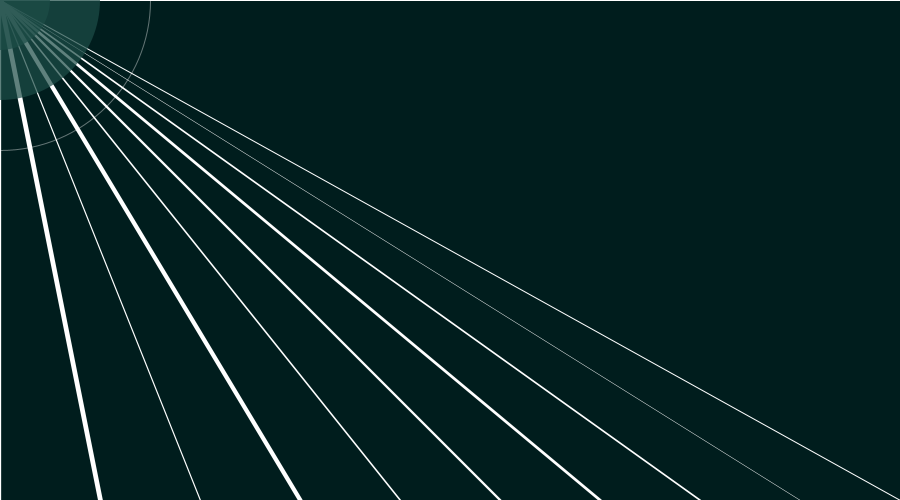
Frame 1 (no input)
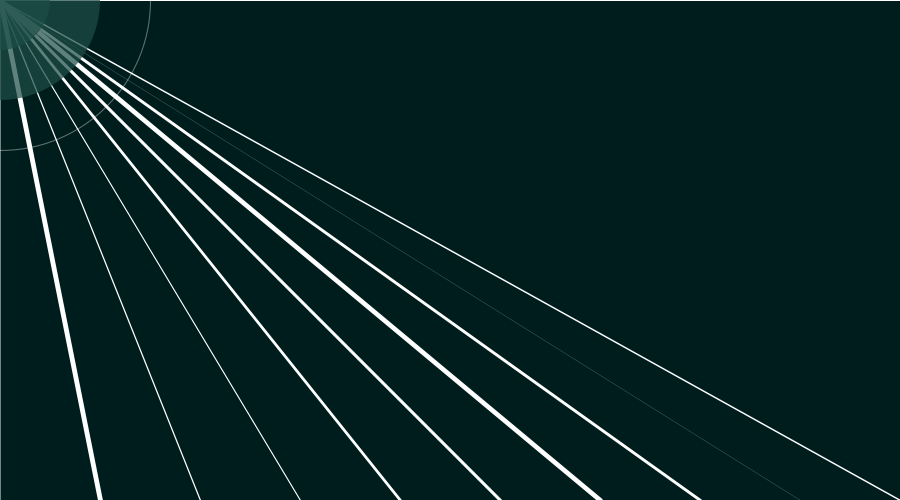
Frame 60 (the mouse pressed at the canvas centre just before this capture)
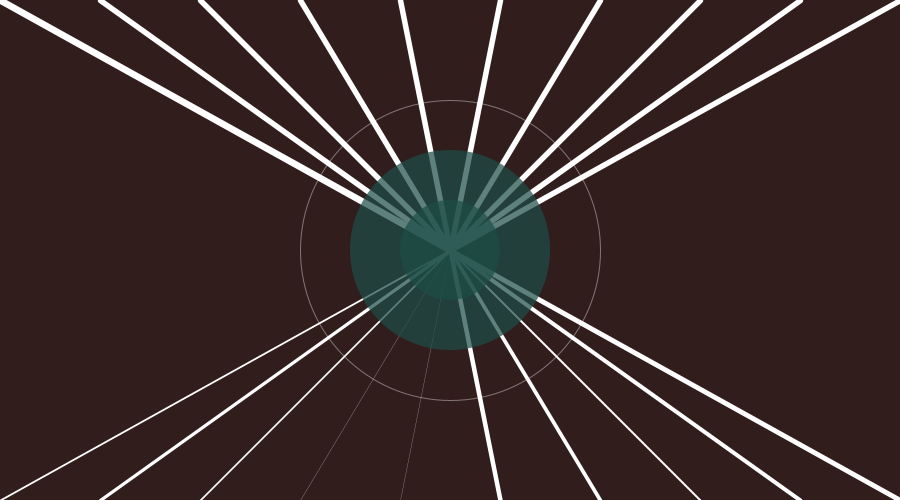
Frame 120 (the mouse held since frame 60 and released just before this capture)

The Processing sketch that drew these frames (run headless with seeded random() and noise(); from frame 60 on, the mouse is pressed at the canvas centre):

// Processing sketch: processing_17316
// ── processing_17316.pde


void setup(){
  size(900, 500);
  background(77, 29, 29);
  smooth();
}

void draw(){
 background(map(mouseY, 0, 500, 0, 100), 29, 29);
  stroke(255);
  strokeWeight(random(0,10));
  line(0, 0, mouseX, mouseY);
  
  
  stroke(255);
  strokeWeight(map(mouseY, 0, 500, 1, 10));
  line(100, 0, mouseX, mouseY);
  
   
  stroke(255);
  strokeWeight(map(mouseY, 0, 500, 1, 10));
  line(200, 0, mouseX, mouseY);

  
  stroke(255);
  strokeWeight(map(mouseY, 0, 500, 1, 10));
  line(300, 0, mouseX, mouseY);
  
  stroke(255);
  strokeWeight(map(mouseY, 0, 500, 1, 10));
  line(400, 0, mouseX, mouseY);
  
  stroke(255);
  strokeWeight(map(mouseY, 0, 500, 1, 10));
  line(500, 0, mouseX, mouseY);
  
  stroke(255);
  strokeWeight(map(mouseY, 0, 500, 1, 10));
  line(600, 0, mouseX, mouseY);
  
  stroke(255);
  strokeWeight(map(mouseY, 0, 500, 1, 10));
  line(700, 0, mouseX, mouseY);
  
  stroke(255);
  strokeWeight(map(mouseY, 0, 500, 1, 10));
  line(800, 0, mouseX, mouseY);
  
  stroke(255);
  strokeWeight(map(mouseY, 0, 500, 1, 10));
  line(900, 0, mouseX, mouseY);
  
  
// bottom rows of strokes
  stroke(255);
  strokeWeight(random(0,5));
  line(0, 500, mouseX, mouseY);
  
  stroke(255);
  strokeWeight(random(0,5));
  line(100, 500, mouseX, mouseY);
  
  stroke(255);
  strokeWeight(random(0,5));
  line(200, 500, mouseX, mouseY);
  
  stroke(255);
  strokeWeight(random(0,5));
  line(300, 500, mouseX, mouseY);
  
  stroke(255);
  strokeWeight(random(0,5));
  line(400, 500, mouseX, mouseY);
  
  stroke(255);
  strokeWeight(random(0,5));
  line(500, 500, mouseX, mouseY);
  
  stroke(255);
  strokeWeight(random(0,5));
  line(600, 500, mouseX, mouseY);

  stroke(255);
  strokeWeight(random(0,5));
  line(700, 500, mouseX, mouseY);
  
  stroke(255);
  strokeWeight(random(0,5));
  line(800, 500, mouseX, mouseY);
  
  stroke(255);
  strokeWeight(random(0,5));
  line(900, 500, mouseX, mouseY);
  
  
  fill(29, 77, 71, 180);
  noStroke();
  ellipse(mouseX, mouseY, 100, 100);
  
  fill(29, 77, 71, 180);
  noStroke();
  ellipse(mouseX, mouseY, 200, 200);
  
  noFill();
  strokeWeight(1);
  stroke(255, 100);
  ellipse(mouseX, mouseY, 300, 300);
}
